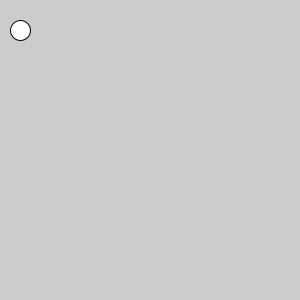
Frame 1 (no input)
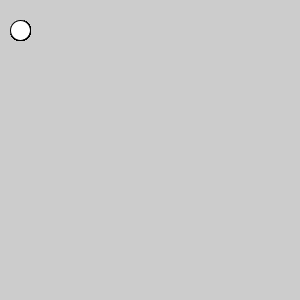
Frame 60 (the mouse pressed at the canvas centre just before this capture)
Frame 120 (the mouse held since frame 60 and released just before this capture): identical to frame 60, image omitted

The Processing sketch that drew these frames (run headless with seeded random() and noise(); from frame 60 on, the mouse is pressed at the canvas centre):

// Processing sketch: processing_106885
// ── processing_106885.pde

int x=20;
int y=30;

int dx=0;
int dy=0;


void setup() {  //setup function called initially, only once
    size(300,300);
}

void draw() {  //draw function loops 
     ellipse(x,y,20,20);
  if(key=='d'){
  dx=1;
  }
  if (key=='s'){
  dy=1;
  }
  if (key=='a'){
  dx=-1;
  }
  if (key=='w'){
  dy=-1;
  }
  
  
  if(key=='h'){
  dx=1;
  dy=0;
  }
  if (key=='g'){
  dy=1;
  dx=0;
  }
  if (key=='f'){
  dx=-1;
  dy=0;
  }
  if (key=='t'){
  dy=-1;
  dx=0;
  }
  
  
  
  x=x+dx;
  y=y+dy;
}
